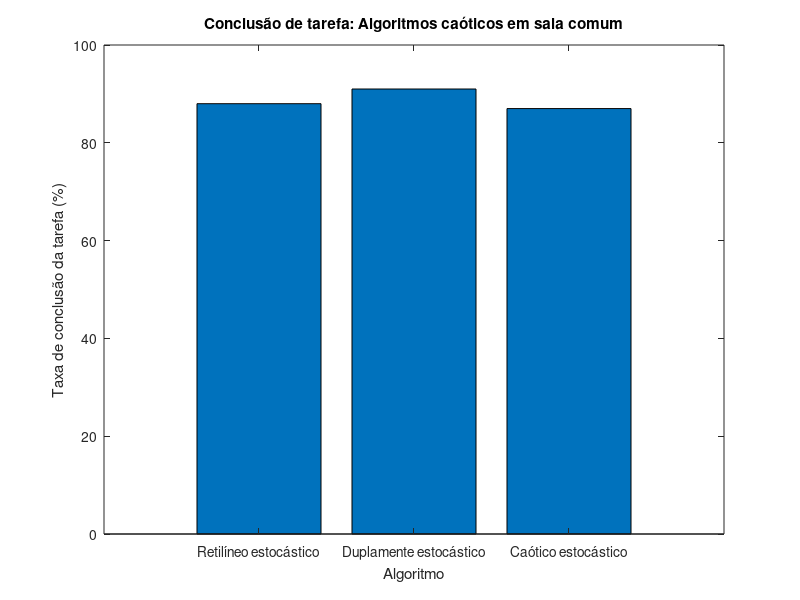

MATLAB code to generate this figure:
close all;
clear all;
% 
% vaz_ret_esto_med = [317.62 330.24 361.69 414.48 319.44 337.67]; 
% vaz_ret_esto_desvPad = [35.34 37.03 59.81 56.93 43.42 55.59];
% errorbar(vaz_ret_esto_med,vaz_ret_esto_desvPad ,'x');
% title('Análise Preliminar: Algoritmo retilíneo-estocástico em sala vazia');
% ylabel('Tempo para conclusão da tarefa (s)');
% xlabel('Configuração');
% axis([0 7 0 900]);
% 
% figure;
% 
% vaz_dupl_esto_med = [390.22 443.67 433.69 493.24 456.32]; 
% vaz_dupl_esto_desvPad = [22.24 39.02 47.84 39.89 38.57];
% errorbar(vaz_dupl_esto_med,vaz_dupl_esto_desvPad ,'x');
% title('Análise Preliminar: Algoritmo duplamente-estocástico em sala vazia');
% ylabel('Tempo para conclusão da tarefa (s)');
% xlabel('Configuração');
% axis([0 6 0 900]);
% 
% figure;
% 
% vaz_caot_esto_med = [366.58 369.97 397.66 376.27 373.24 NaN 528.91 354.89 383.21 348.84 374.24 352.24 469.18]; 
% vaz_caot_esto_desvPad = [30.02 42.92 198.42 81.89 45.75 NaN 112.13 34.06 40.61 30.62 32.46 38.85 90.34];
% errorbar(vaz_caot_esto_med,vaz_caot_esto_desvPad ,'x');
% title('Análise Preliminar: Algoritmo caótico-estocástico em sala vazia');
% ylabel('Tempo para conclusão da tarefa (s)');
% xlabel('Configuração');
% xticks([0:1:14]);
% axis([0 14 0 900]);
% 
% figure;
% 
% com_ret_esto_med = [518.89 541.38 751.95 NaN 494.44 516.71]; 
% com_ret_esto_desvPad = [175.49 154.55 78.70 NaN 185.48 124.36];
% errorbar(com_ret_esto_med,com_ret_esto_desvPad ,'x');
% title('Análise Preliminar: Algoritmo retilíneo-estocástico em sala comum');
% ylabel('Tempo para conclusão da tarefa (s)');
% xlabel('Configuração');
% axis([0 7 0 900]);
% 
% figure;
% 
% com_dupl_esto_med = [641.32 672.41 600.26 632.72 616.42]; 
% com_dupl_esto_desvPad = [171.35 142.18 167.60 144.48 132.50];
% errorbar(com_dupl_esto_med,com_dupl_esto_desvPad ,'x');
% title('Análise Preliminar: Algoritmo duplamente-estocástico em sala comum');
% ylabel('Tempo para conclusão da tarefa (s)');
% xlabel('Configuração');
% axis([0 6 0 900]);
% 
% figure;
% 
% com_caot_esto_med = [616.98 575.91 651.01 582.68 719.97 576.40 650.07 631.72 686.36 627.77 586.69 551.79 646.74]; 
% com_caot_esto_desvPad = [132.20 159.66 129.80 129.86 130.38 95.34 97.87 158.21 200.63 136.73 75.20 144.56 130.00];
% errorbar(com_caot_esto_med,com_caot_esto_desvPad ,'x');
% title('Análise Preliminar: Algoritmo caótico-estocástico em sala comum');
% ylabel('Tempo para conclusão da tarefa (s)');
% xlabel('Configuração');
% xticks([0:1:14]);
% axis([0 14 0 900]);
% 
% figure;
% 
% com_ret_esto_concl = [90 70 60 0 80 70];
% bar(com_ret_esto_concl);
% title('Conclusão de tarefa: Algoritmo retilíneo-estocástico em sala comum');
% ylabel('Taxa de conclusão da tarefa (%)');
% xlabel('Configuração');
% axis([0 7 0 100]);
% 
% figure;
% 
% com_dupl_esto_concl = [90 70 90 50 70];
% bar(com_dupl_esto_concl);
% title('Conclusão de tarefa: Algoritmo duplamente-estocástico em sala comum');
% ylabel('Taxa de conclusão da tarefa (%)');
% xlabel('Configuração');
% axis([0 6 0 100]);
% 
% figure;
% 
% com_caot_esto_concl = [70 80 80 80 100 60 90 90 70 80 70 60 90];
% bar(com_caot_esto_concl);
% title('Conclusão de tarefa: Algoritmo caótico-estocástico em sala comum');
% ylabel('Taxa de conclusão da tarefa (%)');
% xlabel('Configuração');
% xticks([0:1:14]);
% axis([0 14 0 100]);
% 
% 


% final_vaz = [331.86 396.81 371.07]; 
% final_vaz_desvPad = [40.67 44.02 52.85];
% errorbar(final_vaz,final_vaz_desvPad ,'x');
% title('Análise de aprofundamento: Algoritmos estocásticos em sala vazia');
% ylabel('Tempo para conclusão da tarefa (s)');
% xlabel('Algoritmo');
% xticks([1 2 3])
% xticklabels({'Retilíneo estocástico','Duplamente estocástico','Caótico estocástico'})
% axis([0 4 0 900]);
% 
% final_com = [577.66 596.25 510.62]; 
% final_com_desvPad = [159.40 145.50 144.43];
% errorbar(final_com,final_com_desvPad ,'x');
% title('Análise de aprofundamento: Algoritmos estocásticos em sala comum');
% ylabel('Tempo para conclusão da tarefa (s)');
% xlabel('Algoritmo');
% xticks([1 2 3])
% xticklabels({'Retilíneo estocástico','Duplamente estocástico','Caótico estocástico'})
% axis([0 4 0 900]);

final_com_concl = [88 91 87];
bar(final_com_concl);
title('Conclusão de tarefa: Algoritmos caóticos em sala comum');
ylabel('Taxa de conclusão da tarefa (%)');
xlabel('Algoritmo');
xticks([1 2 3])
xticklabels({'Retilíneo estocástico','Duplamente estocástico','Caótico estocástico'})
axis([0 4 0 100]);
% 
